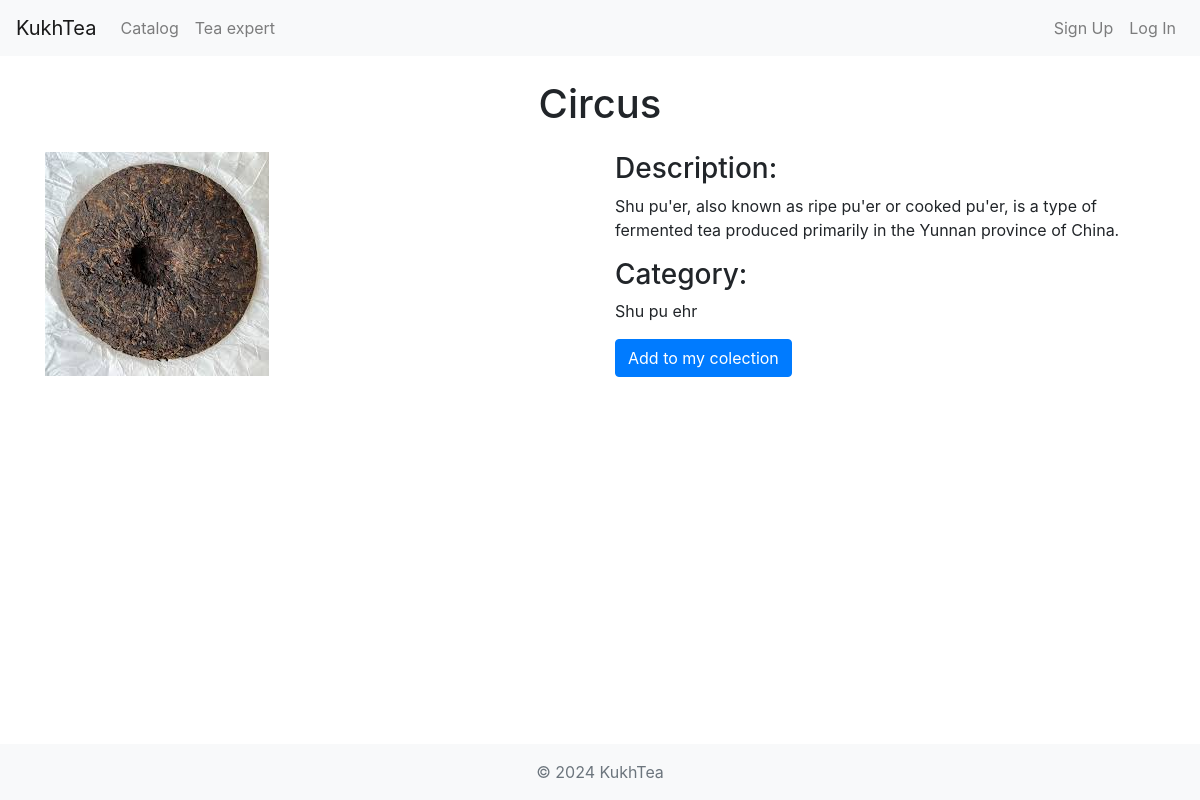
Before: /product/1 with the older database file.
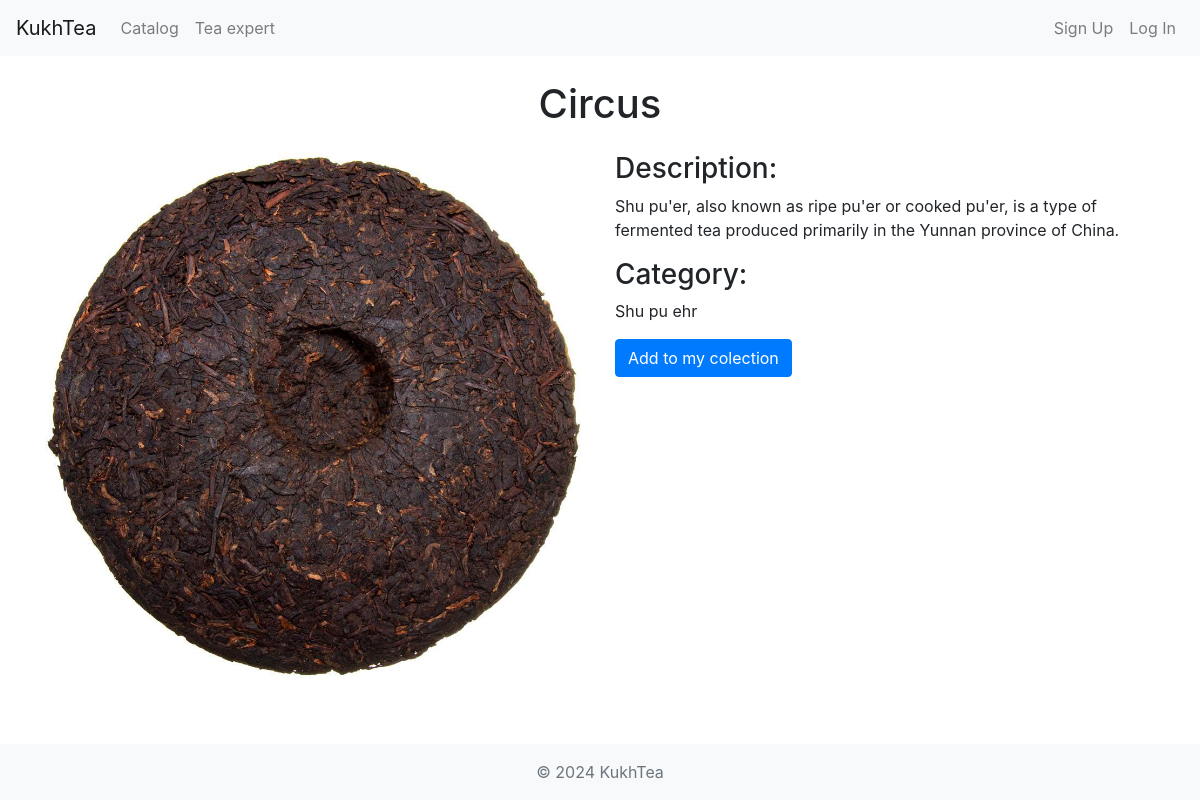
After: the same page with the newer database file.
### app/models.py (models this page shows, shortened)
class Product(models.Model):
	name = models.CharField(max_length=100)
	category = models.ForeignKey(Category, on_delete=models.CASCADE, default=1)
	description = models.CharField(max_length=250, default='', blank=True, null=True)
	image = models.ImageField(upload_to='uploads/product/')
	favourite = models.ManyToManyField(User, related_name='favourite_products')

class Category(models.Model):
	name = models.CharField(max_length=50)
	def __str__(self):
		return self.name

### app/views.py (the view)
# urls.py: path('product/<int:pk>', views.product, name="Product"),
def product(request,pk):
    product = Product.objects.get(id=pk)
    return render(request, "product.html", {'product' : product})

### app/templates/product.html (shortened to what this page needs)
{% extends "index.html" %}
{% block content %}
{% load static %}
<div class="container">
    <br/>
    <div class="row">
        <div class="col-md-12">
            <h1 class="text-center mb-4">{{ product.name }}</h1>
        </div>
    </div>
    <div class="row">
        <div class="col-md-6">
            <img src="{{ product.image.url }}" class="img-fluid" alt="{{ product.name }}">
        </div>
        <div class="col-md-6">
            <div class="product-details">
                <h3>Description:</h3>
                <p>{{ product.description }}</p>
                <h3>Category:</h3>
                <p>{{ product.category }}</p>
                <a href="#" class="btn btn-primary">Add to my colection</a>
            </div>
        </div>
    </div>
</div>
{% endblock %}

Changed rows visible on the page:
changed Product "Circus": image: a different picture
